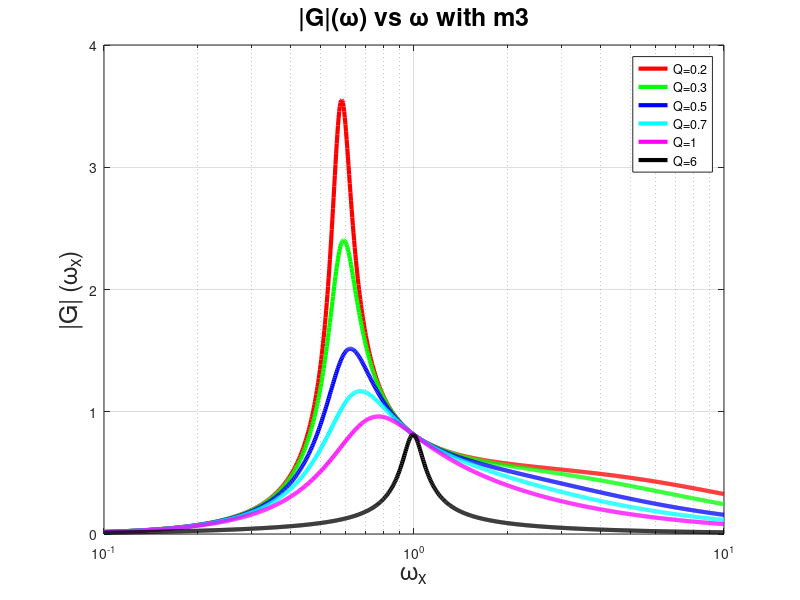
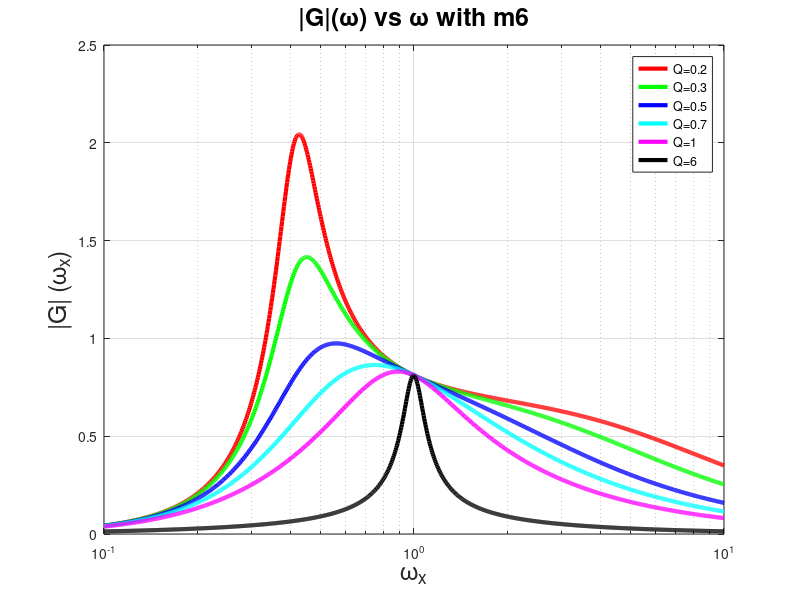
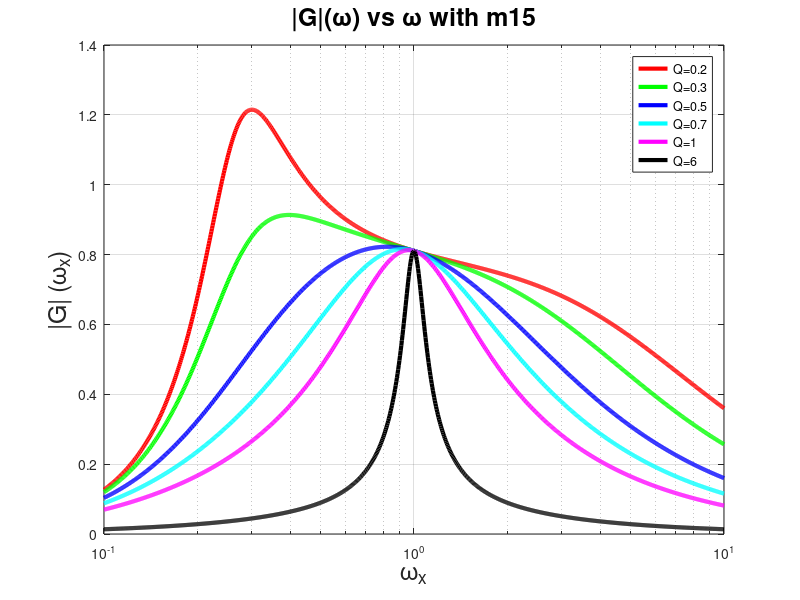

The MATLAB script that drew these images, in order:
clc;
clear all;
close all;

m=[3 6 15];
wx=logspace(-1,1,1000);
colors=['r' 'g' 'b' 'c' 'm' 'k'];
Q=[0.2 0.3 0.5 0.7 1 6];
for y=1:3
    figure
    for i=1:6
        Gain=(((8/(pi^2))*(wx.^2)*(m(y)-1))./(((m(y)*(wx.^2)-1).^2 ...
            +((wx.^2).*((wx.^2)-1).^2).*((m(y)-1).^2)*(Q(i)^2)).^0.5));
        semilogx(wx,Gain,'Color',colors(i),'LineWidth',3)
        hold on
    end
    legend('Q=0.2','Q=0.3','Q=0.5','Q=0.7','Q=1','Q=6')
    title(['|G|(\omega) vs \omega with m',num2str(m(y))],'FontSize',18)

xlabel('\omega_x','FontSize',18)
ylabel('|G| (\omega_x)','FontSize',18)
grid on
end
